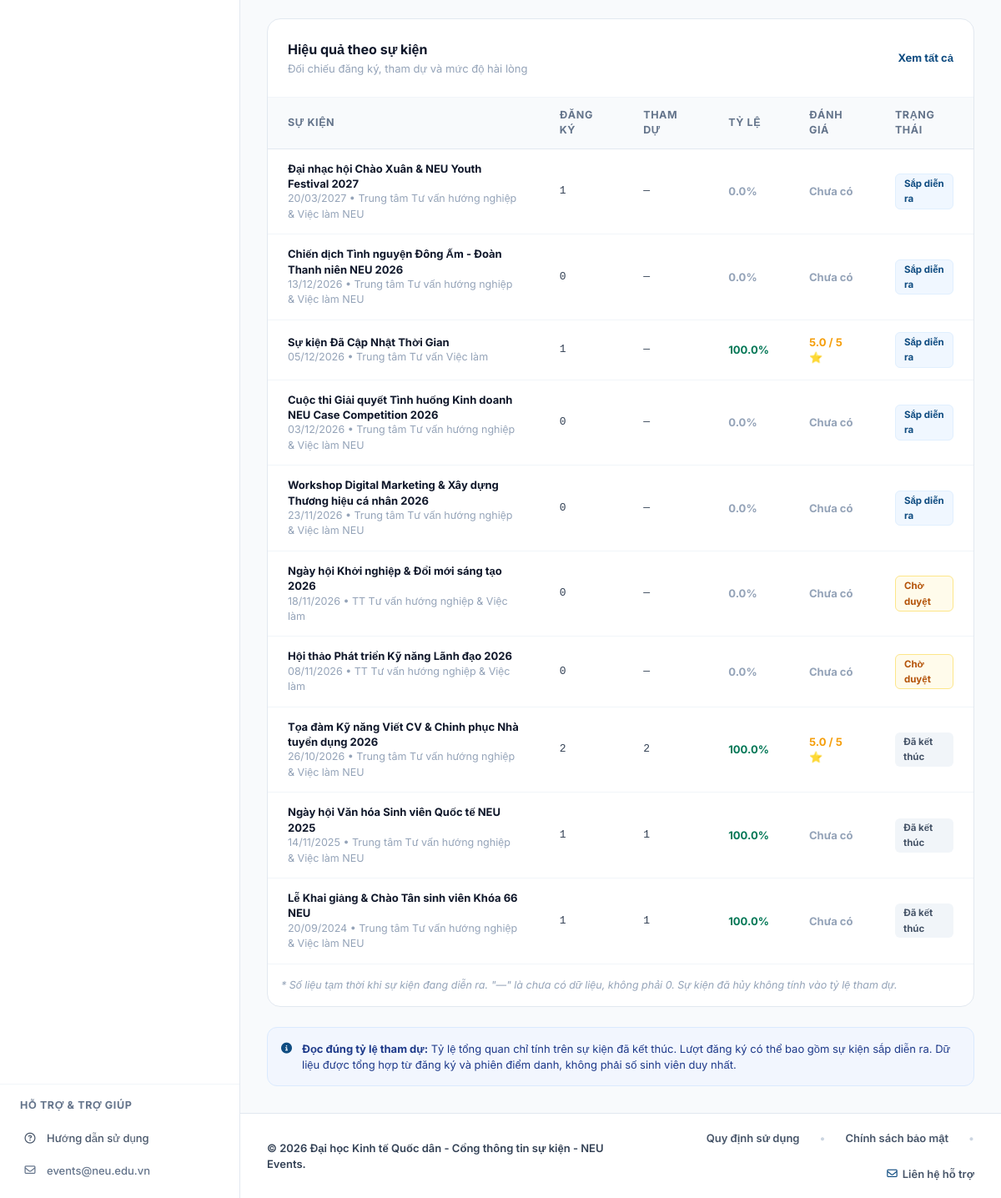
The app's page /analytics (signed in, lower part), older data.
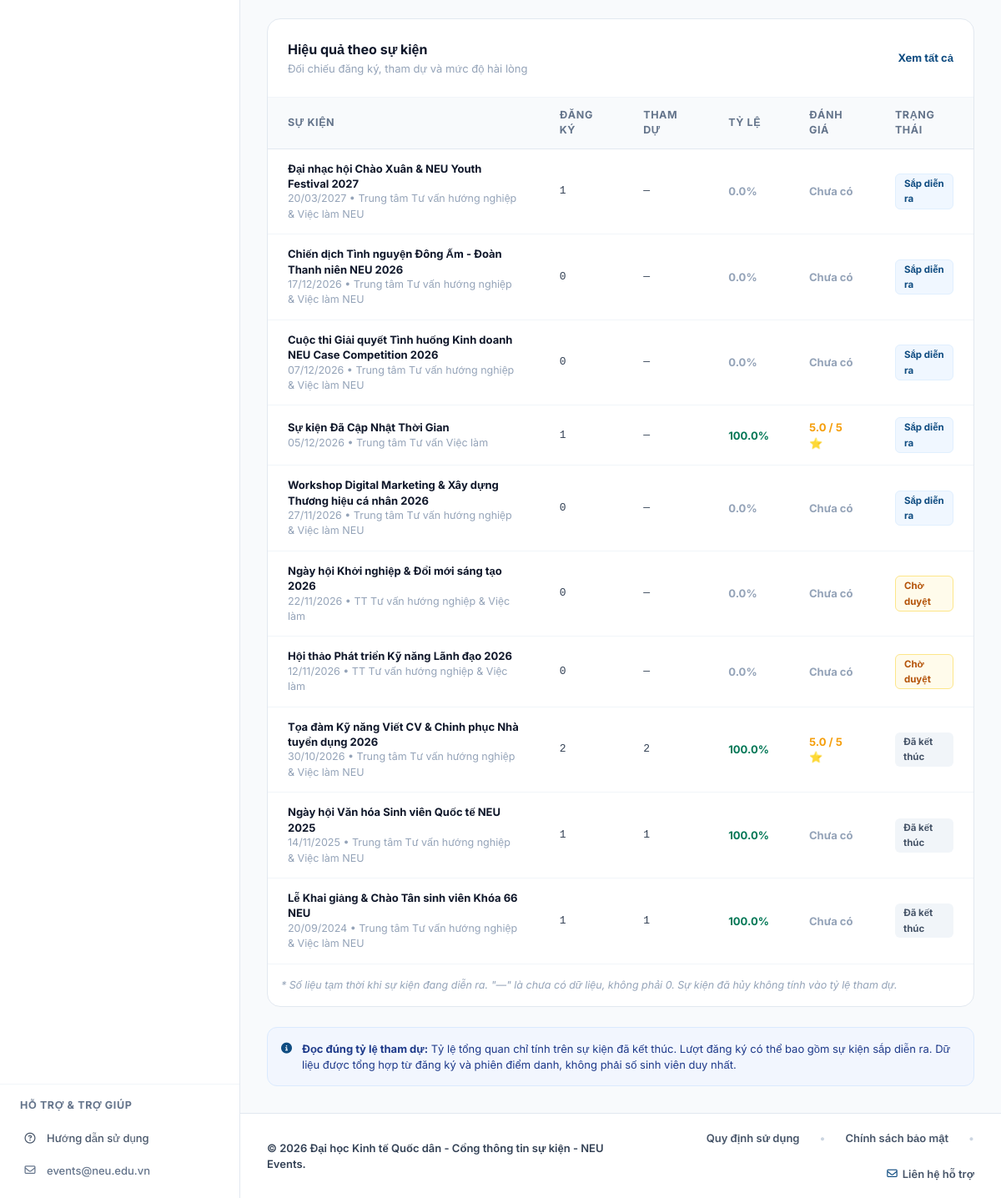
The same page, newer data.
### models.py (models this page shows, shortened)
class Event(db.Model):
    __tablename__ = 'events'
    id = db.Column(db.Integer, primary_key=True)
    code = db.Column(db.String(30), unique=True, nullable=False) # E.g., NEU-JOB-2026, NEU-AI-2026
    title = db.Column(db.String(255), nullable=False)
    subtitle = db.Column(db.String(255), nullable=True)
    category_id = db.Column(db.Integer, db.ForeignKey('event_categories.id'), nullable=False)
    organizer_id = db.Column(db.Integer, db.ForeignKey('users.id'), nullable=False)
    organizer_name = db.Column(db.String(150), nullable=False) # E.g., Trung tâm Tư vấn hướng nghiệp & Việc làm
    organizer_email = db.Column(db.String(100), default='events@neu.edu.vn')
    organizer_phone = db.Column(db.String(50), default='024 3628 0280')
    location = db.Column(db.String(200), nullable=False) # E.g., Hội trường A2 & sảnh nhà A1
    target_audience = db.Column(db.String(150), default='Sinh viên & cựu sinh viên NEU')
    fee = db.Column(db.String(50), default='Miễn phí')
    event_date = db.Column(db.Date, nullable=False)
    start_time = db.Column(db.Time, nullable=False)
    end_time = db.Column(db.Time, nullable=False)
    registration_deadline = db.Column(db.DateTime, nullable=False)
    max_seats = db.Column(db.Integer, nullable=False, default=200)
    registered_seats = db.Column(db.Integer, default=0)
    attended_seats = db.Column(db.Integer, default=0)
    description = db.Column(db.Text, nullable=False)
    agenda_json = db.Column(db.Text, nullable=True) # JSON timeline of agenda
    checklist_json = db.Column(db.Text, nullable=True) # JSON items to prepare
    handbook_name = db.Column(db.String(150), default='Cẩm nang sự kiện NEU.pdf')
    handbook_url = db.Column(db.String(500), nullable=True) # URL / file path của ấn phẩm chương trình
    union_points_plus = db.Column(db.Integer, default=5, nullable=False) # Điểm cộng Đoàn khi tham dự
    union_points_minus = db.Column(db.Integer, default=0, nullable=False) # Điểm phạt Đoàn nếu vắng mặt
    sponsor_benefits = db.Column(db.Text, nullable=True) # Quyền lợi, quà tặng, voucher khóa học từ nhà tài trợ
    cover_image_url = db.Column(db.String(500), nullable=True)
    status = db.Column(db.String(20), default='APPROVED') # DRAFT, PENDING, APPROVED, REJECTED, CANCELLED, COMPLETED
    is_featured = db.Column(db.Boolean, default=False)
    cancel_reason = db.Column(db.Text, nullable=True)
    created_at = db.Column(db.DateTime, default=datetime.now)
    registrations = db.relationship('Registration', backref='event', lazy=True, cascade="all, delete-orphan")
    attendance_sessions = db.relationship('AttendanceSession', backref='event', lazy=True, cascade="all, delete-orphan")
    feedbacks = db.relationship('Feedback', backref='event', lazy=True, cascade="all, delete-orphan")
    approval_logs = db.relationship('ApprovalLog', backref='event', lazy=True, cascade="all, delete-orphan")
    @property
    def attendance_rate(self):
        if self.registered_seats > 0:
            return round((self.attended_seats / self.registered_seats) * 100, 1)
        return 0.0
    @property
    def average_rating(self):
        valid_ratings = [f.rating_stars for f in self.feedbacks if f.rating_stars is not None]
        if valid_ratings:
            return round(sum(valid_ratings) / len(valid_ratings), 1)
        return None

class Feedback(db.Model):
    __tablename__ = 'feedbacks'
    id = db.Column(db.Integer, primary_key=True)
    event_id = db.Column(db.Integer, db.ForeignKey('events.id'), nullable=False)
    user_id = db.Column(db.Integer, db.ForeignKey('users.id'), nullable=False)
    rating_stars = db.Column(db.Integer, nullable=False) # 1 to 5
    rating_content = db.Column(db.Integer, default=5) # 1 to 5
    rating_organization = db.Column(db.Integer, default=5)
    rating_speaker = db.Column(db.Integer, default=5)
    rating_venue = db.Column(db.Integer, default=5)
    comment = db.Column(db.Text, nullable=True)
    is_anonymous = db.Column(db.Boolean, default=False)
    created_at = db.Column(db.DateTime, default=datetime.now)

### routes/manager.py (the view)
@manager_bp.route('/analytics')
@login_required
def analytics():
    if current_user.role not in ['ORGANIZER', 'MANAGER', 'ADMIN']:
        flash('Bạn không có quyền truy cập trang Báo cáo – thống kê.', 'error')
        return redirect(url_for('events'))
    analytics_data = get_analytics_data(current_user, request.args, session)
    return render_template(
        'analytics.html',
        stats=analytics_data['stats'],
        events=analytics_data['events'],
        category_data=analytics_data['category_data'],
        bar_chart_data=analytics_data['bar_chart_data'],
        available_organizers=analytics_data['available_organizers'],
        available_categories=analytics_data['available_categories'],
        selected_period=analytics_data['selected_period'],
        selected_organizer=analytics_data['selected_organizer'],
        selected_category=analytics_data['selected_category']
    )

### app.py (called while the page is built)
@login_manager.user_loader
def load_user(user_id):
    return User.query.get(int(user_id))

@app.after_request
def add_cache_control_headers(response):
    if 'text/html' in response.headers.get('Content-Type', ''):
        response.headers['Cache-Control'] = 'no-cache, no-store, must-revalidate, max-age=0'
        response.headers['Pragma'] = 'no-cache'
        response.headers['Expires'] = '0'
    return response

### models.py (called while the page is built)
    @property
    def display_email(self):
        if self.role == 'STUDENT' and self.student_id:
            return f"{self.student_id}@st.neu.edu.vn"
        return self.email

### routes/utils.py (called while the page is built)
def format_event_time(ev):
    if not ev:
        return ""
    date_str = ev.event_date.strftime("%d/%m/%Y") if ev.event_date else ""
    if ev.start_time and ev.end_time:
        time_str = f"{ev.start_time.strftime('%H:%M')} - {ev.end_time.strftime('%H:%M')}"
    elif ev.start_time:
        time_str = ev.start_time.strftime('%H:%M')
    else:
        time_str = ""
    if time_str and date_str:
        return f"{time_str}, {date_str}"
    return time_str or date_str or "Sắp diễn ra"

### templates/analytics.html (shortened to what the changed rows need)
{% extends "base.html" %}
{% set active_page = "analytics" %}
{% block content %}
<div class="space-y-6 max-w-7xl mx-auto">
    <div class="bg-white rounded-2xl border border-slate-200 shadow-2xs overflow-hidden">
        <div class="overflow-x-auto">
            <table class="w-full text-left text-xs min-w-[620px]">
                <thead class="bg-slate-50 text-slate-500 font-semibold border-b border-slate-200 uppercase tracking-wider text-[11px]">
                    <tr>
                        <th class="py-3 px-4 sm:px-6">Sự kiện</th>
                        <th class="py-3 px-4 sm:px-6">Đăng ký</th>
                        <th class="py-3 px-4 sm:px-6">Tham dự</th>
                        <th class="py-3 px-4 sm:px-6">Tỷ lệ</th>
                        <th class="py-3 px-4 sm:px-6">Đánh giá</th>
                        <th class="py-3 px-4 sm:px-6">Trạng thái</th>
                    </tr>
                </thead>
                <tbody class="divide-y divide-slate-100">
                    {% for ev in events %}
                    <tr class="hover:bg-slate-50/70 transition">
                        <td class="py-3.5 px-4 sm:px-6 font-bold text-slate-900">
                            <div>{{ ev.title }}</div>
                            <div class="text-[11px] text-slate-400 font-normal">{{ ev.event_date.strftime('%d/%m/%Y') }} • {{ ev.organizer_name }}</div>
                        </td>
                        <td class="py-3.5 px-4 sm:px-6 font-mono text-slate-700">{{ ev.registered_seats }}</td>
                        <td class="py-3.5 px-4 sm:px-6 font-mono text-slate-700">{{ ev.attended_seats if ev.event_date <= today else '—' }}</td>
                        <td class="py-3.5 px-4 sm:px-6 font-bold {% if ev.attendance_rate >= 80 %}text-emerald-700{% elif ev.attendance_rate > 0 %}text-neu-700{% else %}text-slate-400{% endif %}">
                            {{ ev.attendance_rate }}%
                        </td>
                        <td class="py-3.5 px-4 sm:px-6 font-bold {% if ev.average_rating %}text-amber-500{% else %}text-slate-400{% endif %}">
                            {% if ev.average_rating %}
                                {{ ev.average_rating }} / 5 ⭐
                            {% else %}
                                Chưa có
                            {% endif %}
                        </td>
                        <td class="py-3.5 px-4 sm:px-6">
                            {% if ev.status == 'CANCELLED' %}
                            <span class="inline-block px-2.5 py-0.5 rounded-md text-[10px] font-bold bg-rose-50 text-rose-700 border border-rose-100">Đã hủy</span>
                            {% elif ev.status == 'COMPLETED' or ev.event_date < today %}
                            <span class="inline-block px-2.5 py-0.5 rounded-md text-[10px] font-bold bg-slate-100 text-slate-600">Đã kết thúc</span>
                            {% elif ev.event_date == today and ev.status == 'APPROVED' %}
                            <span class="inline-block px-2.5 py-0.5 rounded-md text-[10px] font-bold bg-emerald-50 text-emerald-700 border border-emerald-100">Đang diễn ra</span>
                            {% elif ev.status == 'PENDING' %}
                            <span class="inline-block px-2.5 py-0.5 rounded-md text-[10px] font-bold bg-amber-50 text-amber-700 border border-amber-200">Chờ duyệt</span>
                            {% else %}
                            <span class="inline-block px-2.5 py-0.5 rounded-md text-[10px] font-bold bg-neu-50 text-neu-700 border border-neu-100">Sắp diễn ra</span>
                            {% endif %}
                        </td>
                    </tr>
                    {% endfor %}
                </tbody>
            </table>
        </div>
    </div>
</div>
{% endblock %}

Row changes from the older to the newer data that the page shows:
changed Event "Chiến dịch Tình nguyện Đông Ấm - Đoàn Thanh niên NEU 2026": event_date "13/12/2026" → "17/12/2026"
changed Event "Cuộc thi Giải quyết Tình huống Kinh doanh NEU Case Competition 2026": event_date "03/12/2026" → "07/12/2026"; moves up the list
changed Event "Workshop Digital Marketing & Xây dựng Thương hiệu cá nhân 2026": event_date "23/11/2026" → "27/11/2026"
changed Event "Ngày hội Khởi nghiệp & Đổi mới sáng tạo 2026": event_date "18/11/2026" → "22/11/2026"
changed Event "Hội thảo Phát triển Kỹ năng Lãnh đạo 2026": event_date "08/11/2026" → "12/11/2026"
changed Event "Tọa đàm Kỹ năng Viết CV & Chinh phục Nhà tuyển dụng 2026": event_date "26/10/2026" → "30/10/2026"
